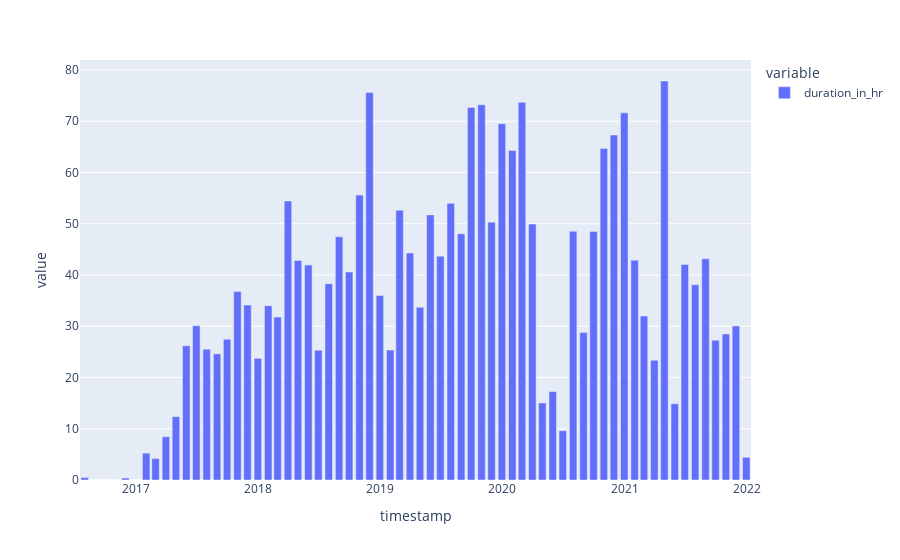

This figure's notebook cell:
### Code cell
df.resample('1m').duration_in_hr.sum().plot(kind='bar')
